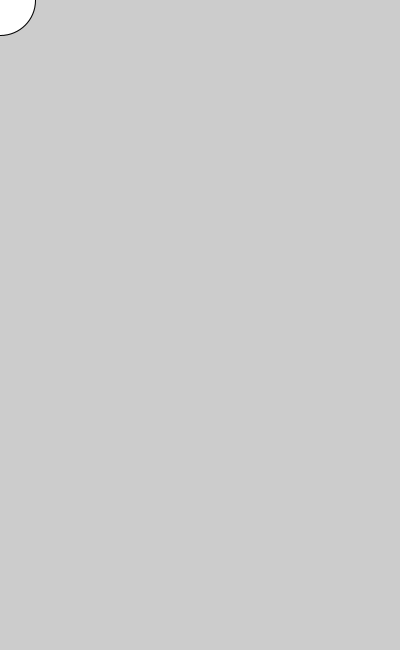
Frame 1 (no input)
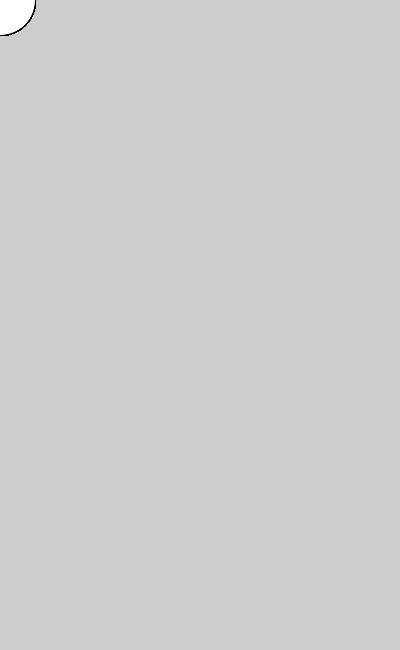
Frame 60 (the mouse pressed at the canvas centre just before this capture)
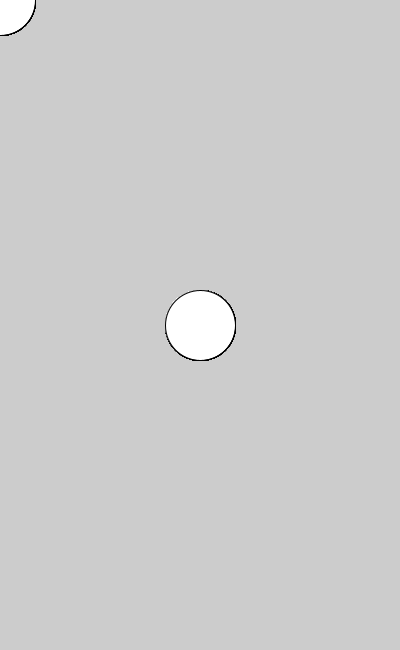
Frame 120 (the mouse held since frame 60 and released just before this capture)

The Processing sketch that drew these frames (run headless with seeded random() and noise(); from frame 60 on, the mouse is pressed at the canvas centre):

// Processing sketch: Assignment_3a
// ── Assignment_3a.pde
/*
* Assignment 1 
* By Aaron Ma
* created oct 10
* last modified oct 15
*/

void setup(){
  size(400,650); // sets up the screen
  
}
void draw(){
   ellipse(mouseX, mouseY,70,70); //draws circle centred at mx and my
}
